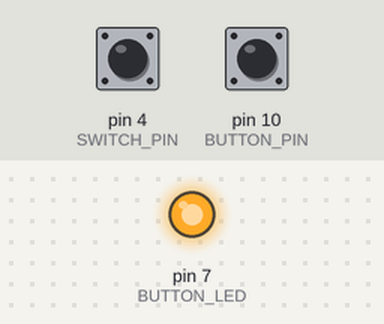
Simulated run of this sketch. Board: Teensy 4. Shown: output pins drawn as LEDs (lit = HIGH). The test bench sets the inputs (shaded band); at power-on: pin 10 (BUTTON_PIN) HIGH, pin 4 (SWITCH_PIN) HIGH.

Above: at 1.2 s.
1.3 s: pin 10 (BUTTON_PIN) pulled LOW for 0.15 s
At 1.38 s:
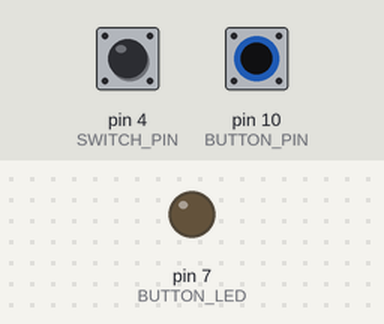
2.9 s: pin 10 (BUTTON_PIN) pulled LOW for 3.2 s
At 6.8 s:
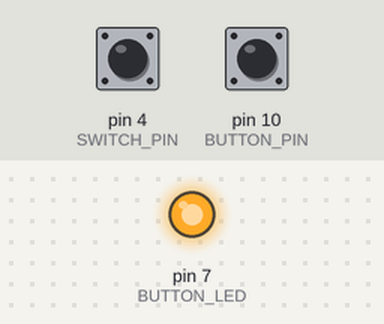
Timing chart, 0 to 8.3 s (numbered marks = the images above; inputs shaded):
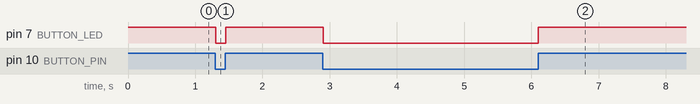

Measured:
- after the input at 1.3 s, pin 7 (BUTTON_LED): HIGH → LOW at once, → HIGH 0.15 s later
- after the input at 2.9 s, pin 7 (BUTTON_LED): HIGH → LOW at once, → HIGH 3.2 s later

The sketch:

MarvinButton.ino
```cpp
/*
   Button.pde
*/

#define BUTTON_PIN 10
#define BUTTON_LED 7
#define SWITCH_PIN 4

bool isReady = false;
int i = 0;

bool switchStatus = false;

void setup() {
  Serial.begin(9600);

  pinMode(BUTTON_PIN, INPUT_PULLUP);
  pinMode(SWITCH_PIN, INPUT_PULLUP);

  pinMode(BUTTON_LED, OUTPUT);

  // turn on button
  digitalWrite(BUTTON_LED, HIGH);
}

void loop() {
  if (isReady && digitalRead(BUTTON_PIN) == LOW) {
    digitalWrite(BUTTON_LED, LOW);
    sendMessage();
    isReady = false;
    usbMIDI.sendNoteOn(0, 127, 0);
  }

  if (digitalRead(BUTTON_PIN) == HIGH)
  {
    if (!isReady)
    {
      usbMIDI.sendNoteOff(0, 0, 0);
      digitalWrite(BUTTON_LED, HIGH);
    }

    // reset
    isReady = true;
  }

  // check switch
  bool currentState = digitalRead(SWITCH_PIN) == HIGH;
  if (currentState != switchStatus)
  {
    // something changed -> switch:
    switchStatus = currentState;
    if (currentState)
    {
      usbMIDI.sendNoteOn(1, 127, 0);
    }
    else
    {
      usbMIDI.sendNoteOff(1, 0, 0);
    }
  }

  delay(10);
}

void sendMessage()
{
  // send raute #
  /*
    Keyboard.set_modifier(MODIFIERKEY_ALT)s
    Keyboard.set_key1(KEY_3);
    Keyboard.send_now()
  */
  //Keyboard.print("S");
}
```
